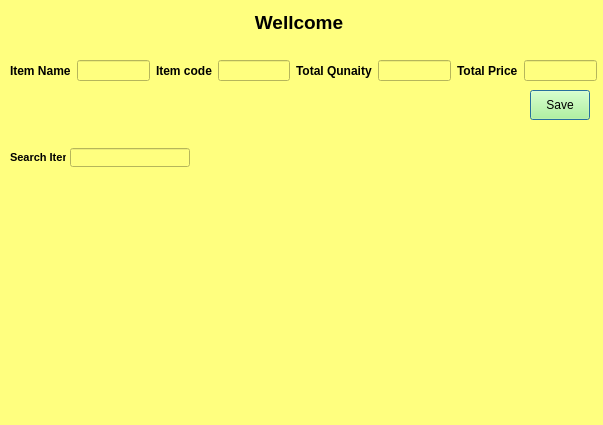
<?xml version="1.0" encoding="UTF-8"?>
<ui version="4.0">
 <class>Dialog</class>
 <widget class="QDialog" name="Dialog">
  <property name="geometry">
   <rect>
    <x>0</x>
    <y>0</y>
    <width>603</width>
    <height>425</height>
   </rect>
  </property>
  <property name="windowTitle">
   <string>Dialog</string>
  </property>
  <property name="styleSheet">
   <string notr="true">background-color: rgb(255, 255, 127);</string>
  </property>
  <widget class="QLabel" name="label">
   <property name="geometry">
    <rect>
     <x>-1</x>
     <y>4</y>
     <width>600</width>
     <height>30</height>
    </rect>
   </property>
   <property name="font">
    <font>
     <pointsize>14</pointsize>
     <weight>75</weight>
     <bold>true</bold>
    </font>
   </property>
   <property name="text">
    <string>Wellcome</string>
   </property>
   <property name="textFormat">
    <enum>Qt::PlainText</enum>
   </property>
   <property name="alignment">
    <set>Qt::AlignBottom|Qt::AlignHCenter</set>
   </property>
  </widget>
  <widget class="QPushButton" name="btn_save">
   <property name="geometry">
    <rect>
     <x>530</x>
     <y>90</y>
     <width>60</width>
     <height>30</height>
    </rect>
   </property>
   <property name="styleSheet">
    <string notr="true">background-color: rgb(170, 255, 127);
font: 75 10pt &quot;MS Shell Dlg 2&quot;;</string>
   </property>
   <property name="text">
    <string>Save</string>
   </property>
  </widget>
  <widget class="QWidget" name="widget" native="true">
   <property name="geometry">
    <rect>
     <x>0</x>
     <y>140</y>
     <width>603</width>
     <height>282</height>
    </rect>
   </property>
   <widget class="QLineEdit" name="lineEdit">
    <property name="geometry">
     <rect>
      <x>70</x>
      <y>8</y>
      <width>120</width>
      <height>19</height>
     </rect>
    </property>
   </widget>
  </widget>
  <widget class="QLabel" name="label_6">
   <property name="geometry">
    <rect>
     <x>10</x>
     <y>151</y>
     <width>56</width>
     <height>12</height>
    </rect>
   </property>
   <property name="font">
    <font>
     <pointsize>8</pointsize>
     <weight>75</weight>
     <bold>true</bold>
    </font>
   </property>
   <property name="text">
    <string>Search Item</string>
   </property>
  </widget>
  <widget class="QWidget" name="layoutWidget">
   <property name="geometry">
    <rect>
     <x>10</x>
     <y>60</y>
     <width>587</width>
     <height>21</height>
    </rect>
   </property>
   <layout class="QHBoxLayout" name="horizontalLayout">
    <item>
     <widget class="QLabel" name="label_2">
      <property name="font">
       <font>
        <weight>75</weight>
        <bold>true</bold>
       </font>
      </property>
      <property name="text">
       <string>Item Name</string>
      </property>
      <property name="textFormat">
       <enum>Qt::PlainText</enum>
      </property>
     </widget>
    </item>
    <item>
     <widget class="QLineEdit" name="name">
      <property name="inputMethodHints">
       <set>Qt::ImhNone</set>
      </property>
      <property name="inputMask">
       <string/>
      </property>
      <property name="text">
       <string/>
      </property>
     </widget>
    </item>
    <item>
     <widget class="QLabel" name="label_3">
      <property name="font">
       <font>
        <weight>75</weight>
        <bold>true</bold>
       </font>
      </property>
      <property name="text">
       <string>Item code</string>
      </property>
      <property name="textFormat">
       <enum>Qt::PlainText</enum>
      </property>
     </widget>
    </item>
    <item>
     <widget class="QLineEdit" name="name_code"/>
    </item>
    <item>
     <widget class="QLabel" name="label_4">
      <property name="font">
       <font>
        <weight>75</weight>
        <bold>true</bold>
       </font>
      </property>
      <property name="text">
       <string>Total Qunaity</string>
      </property>
      <property name="textFormat">
       <enum>Qt::PlainText</enum>
      </property>
     </widget>
    </item>
    <item>
     <widget class="QLineEdit" name="qty">
      <property name="inputMethodHints">
       <set>Qt::ImhDigitsOnly</set>
      </property>
     </widget>
    </item>
    <item>
     <widget class="QLabel" name="label_5">
      <property name="font">
       <font>
        <weight>75</weight>
        <bold>true</bold>
       </font>
      </property>
      <property name="text">
       <string>Total Price</string>
      </property>
      <property name="textFormat">
       <enum>Qt::PlainText</enum>
      </property>
     </widget>
    </item>
    <item>
     <widget class="QLineEdit" name="price">
      <property name="inputMethodHints">
       <set>Qt::ImhDigitsOnly</set>
      </property>
     </widget>
    </item>
   </layout>
  </widget>
  <widget class="QWidget" name="layoutWidget">
   <property name="geometry">
    <rect>
     <x>0</x>
     <y>0</y>
     <width>2</width>
     <height>2</height>
    </rect>
   </property>
   <layout class="QFormLayout" name="formLayout"/>
  </widget>
  <widget class="QWidget" name="layoutWidget">
   <property name="geometry">
    <rect>
     <x>0</x>
     <y>0</y>
     <width>2</width>
     <height>2</height>
    </rect>
   </property>
   <layout class="QFormLayout" name="formLayout_2"/>
  </widget>
  <widget class="QWidget" name="layoutWidget">
   <property name="geometry">
    <rect>
     <x>0</x>
     <y>0</y>
     <width>2</width>
     <height>2</height>
    </rect>
   </property>
   <layout class="QHBoxLayout" name="horizontalLayout_2"/>
  </widget>
  <widget class="QWidget" name="layoutWidget">
   <property name="geometry">
    <rect>
     <x>0</x>
     <y>0</y>
     <width>2</width>
     <height>2</height>
    </rect>
   </property>
   <layout class="QHBoxLayout" name="horizontalLayout_3"/>
  </widget>
  <widget class="QWidget" name="layoutWidget">
   <property name="geometry">
    <rect>
     <x>0</x>
     <y>0</y>
     <width>2</width>
     <height>2</height>
    </rect>
   </property>
   <layout class="QGridLayout" name="gridLayout"/>
  </widget>
  <widget class="QLabel" name="warning">
   <property name="geometry">
    <rect>
     <x>230</x>
     <y>100</y>
     <width>120</width>
     <height>20</height>
    </rect>
   </property>
   <property name="text">
    <string/>
   </property>
  </widget>
  <zorder>layoutWidget</zorder>
  <zorder>layoutWidget</zorder>
  <zorder>layoutWidget</zorder>
  <zorder>layoutWidget</zorder>
  <zorder>layoutWidget</zorder>
  <zorder>layoutWidget</zorder>
  <zorder>label</zorder>
  <zorder>btn_save</zorder>
  <zorder>widget</zorder>
  <zorder>label_6</zorder>
  <zorder>warning</zorder>
 </widget>
 <tabstops>
  <tabstop>name</tabstop>
  <tabstop>name_code</tabstop>
  <tabstop>qty</tabstop>
  <tabstop>price</tabstop>
  <tabstop>btn_save</tabstop>
  <tabstop>lineEdit</tabstop>
 </tabstops>
 <resources/>
 <connections/>
</ui>
